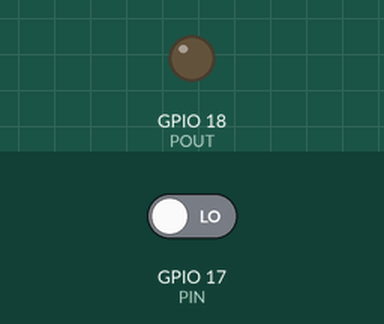
This program was run on a simulated Raspberry Pi (BCM pin numbers). Parts: output pins drawn as LEDs (lit = HIGH). The test bench sets the inputs (shaded band); at power-on: GPIO 17 (PIN) LOW.

Above: at 1.2 s.
1.3 s: GPIO 17 (PIN) driven HIGH
At 2.5 s:
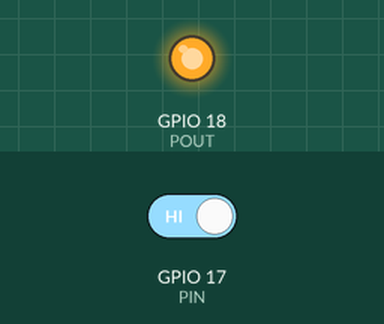
2.8 s: GPIO 17 (PIN) driven LOW
At 3.9 s:
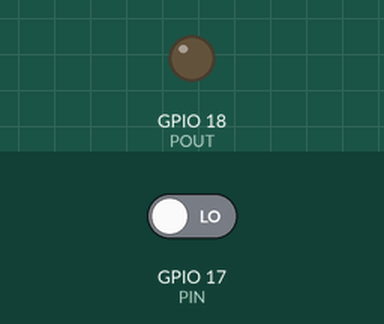
Timing chart, 0 to 5.8 s (numbered marks = the images above; inputs shaded):
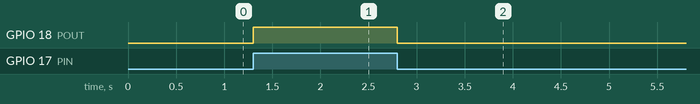

The program:

rpi_python.py
```python
import RPi.GPIO as GPIO

PIN = 17
POUT = 18

GPIO.setmode(GPIO.BCM)
GPIO.setup(PIN, GPIO.IN)
GPIO.setup(POUT, GPIO.OUT)

while True:
	GPIO.wait_for_edge(PIN, GPIO.RISING)
	GPIO.output(POUT, GPIO.HIGH)
	GPIO.wait_for_edge(PIN, GPIO.FALLING)
	GPIO.output(POUT, GPIO.LOW)
```

Measured:
- after the input at 1.3 s, GPIO 18 (POUT): LOW → HIGH at once
- after the input at 2.8 s, GPIO 18 (POUT): HIGH → LOW at once
